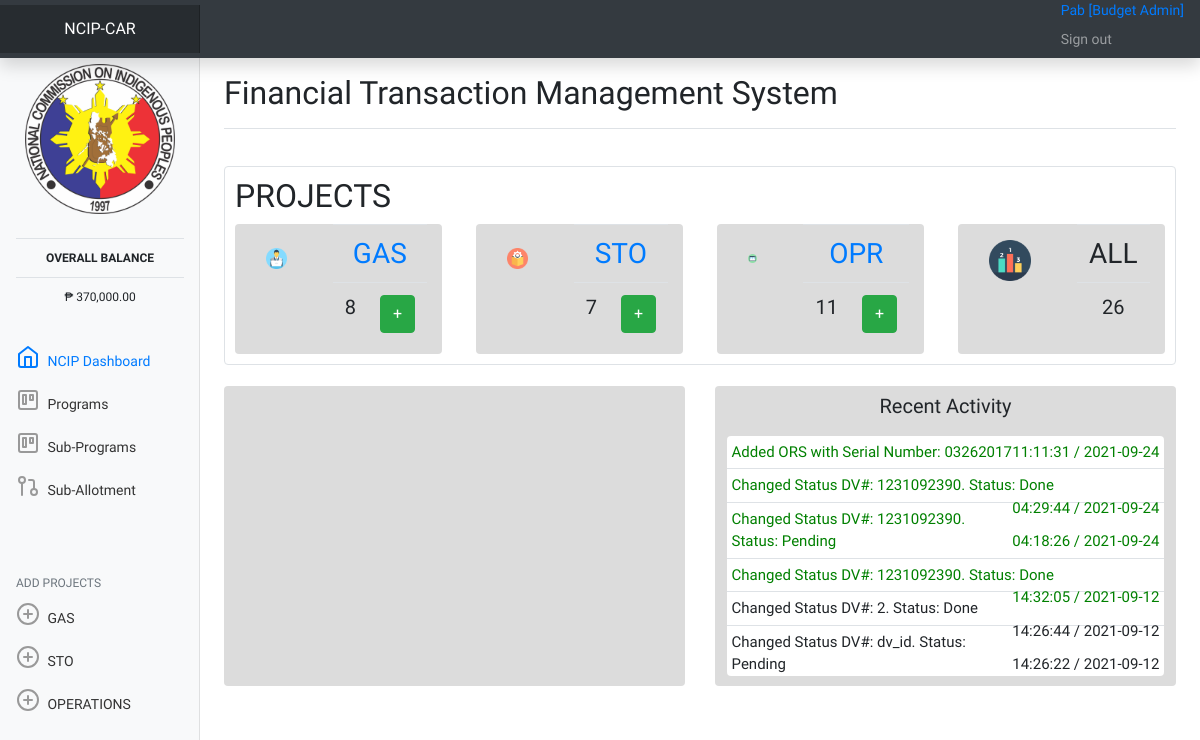
The page /index.php?o=home (signed in) on the database its author committed.
### tables this page shows
CREATE TABLE `user` (
  `user_id` int(11) NOT NULL,
  `name` varchar(155) NOT NULL,
  `username` varchar(155) NOT NULL,
  `password` varchar(155) NOT NULL,
  `position` varchar(155) NOT NULL,
  `authorization_id` int(11) NOT NULL
);

CREATE TABLE `activity` (
  `activity_id` int(11) NOT NULL,
  `activity` varchar(255) NOT NULL,
  `activity_time` time NOT NULL,
  `activity_date` date NOT NULL,
  `action` varchar(155) NOT NULL
);

### includes/header.php (shortened to what this page needs)
<!doctype html>
<html lang="en">
  <head>
<link href="assets/dist/css/bootstrap.min.css" rel="stylesheet">
    <link href="css/dashboard.css" rel="stylesheet">
	<link href="css/form-validation.css" rel="stylesheet">
	<link href="css/kurty.css" rel="stylesheet">
	<link href="css/loginpage.css" rel="stylesheet">
	<link href="css/bootstrap-toggle.css" rel="stylesheet">
	<link rel="stylesheet" href="css/jquery-ui.css">
<link rel="stylesheet" href="css/hierarchy-select.min.css">
<link href="https://maxcdn.bootstrapcdn.com/font-awesome/4.2.0/css/font-awesome.min.css" rel="stylesheet">
  </head>
  <body style="font-family: 'Blinker', sans-serif;">

### index.php (shortened to what this page needs)
<?php
include "includes/header.php";
include "php_actions/database_connect.php";
$name="";
$position="";
$auth_id="";
if(count($_COOKIE) > 0) {
	if(isset($_COOKIE['user'])) {
		$user_id = $_COOKIE['user'];
		$sql_user = "SELECT * FROM user WHERE user_id='$user_id';";
		$result_user = $connect->query($sql_user);
		if($result_user -> num_rows > 0){
			while($row_user = $result_user->fetch_assoc()){
				$position = $row_user['position'];
				$name = $row_user['name'];
				$auth_id=$row_user['authorization_id'];
			}
		}
	}
	else{
		header('Location: login_page.php');
		exit;
	}
}
else {
	header('Location: login_page.php');
	exit;
}
$sql_agency_budget = "SELECT SUM(agency_budget) AS budget_sum FROM agency";
$result_agency_budget = $connect->query($sql_agency_budget);
$agency_budget=0;
if ($result_agency_budget->num_rows > 0) {
			while($row_agency_budget = $result_agency_budget->fetch_assoc()) {
				$agency_budget = $row_agency_budget['budget_sum'];
			}
}
?>
    <nav class="navbar navbar-dark sticky-top bg-dark flex-md-nowrap p-0 shadow">
  <a class="navbar-brand col-md-3 col-lg-2 mr-0 px-3" href="#"><center>NCIP-CAR</center></a>
  <ul class="navbar-nav px-3">
	<li class="nav-item text-nowrap">
		<a href="#"><?php
			if(count($_COOKIE) > 0) {
			  echo $name." [".$position."]";
			} else {
			  echo "Cookies are disabled.";
			}
		?>
	</li>
    <li class="nav-item text-nowrap">
      <a class="nav-link" href="sign_out.php">Sign out</a>
    </li>
  </ul>
</nav>
<div class="container-fluid">
  <div class="row">
    <nav id="sidebarMenu" class="col-md-3 col-lg-2 d-md-block bg-light sidebar collapse">
      <div class="sidebar-sticky pt-3">
		<img class="d-block mx-auto mb-4" src="_images/ncip_logo1.png" alt="" width="150" height="150">
		<h6 class="sidebar-heading d-flex justify-content-between align-items-center px-3 mt-4 mb-1 text-muted">
		  <table class="table">
			<thead><tr><td style="text-align:center">
				<b>Overall Balance</b>
			</td></tr></thead>
			<tbody><tr><td style="text-align:center" class="user-select-all">
				&#8369; <?php echo number_format($agency_budget,2); ?>
			</td></tr></tbody>
		  </table>
        </h6>
        <ul class="nav flex-column">
          <li class="nav-item">
            <a class="nav-link <?php isActive('home'); ?>" href="index.php?o=home">
              <span data-feather="home"></span>
              NCIP Dashboard <span class="sr-only">(current)</span>
            </a>
          </li>
		  <?php
		  if($auth_id==1 || $auth_id==2){
		  ?>
		  <li class="nav-item">
            <a class="nav-link <?php isActive('programs_budget'); ?>" href="index.php?o=programs_budget">
              <span data-feather="trello"></span>
              Programs
            </a>
          </li>
		  <li class="nav-item">
            <a class="nav-link <?php isActive('sub_programs'); ?>" href="index.php?o=sub_programs">
              <span data-feather="trello"></span>
              Sub-Programs
            </a>
          </li>
		  <li class="nav-item">
            <a class="nav-link <?php isActive('sub_allotment'); ?>" href="index.php?o=sub_allotment">
              <span data-feather="git-pull-request"></span>
              Sub-Allotment
            </a>
          </li>
		  <?php }
		  ?>
        </ul>
		<?php if($auth_id==1 || $auth_id==2){
		?>
		<h6 class="sidebar-heading d-flex justify-content-between align-items-center px-3 mt-4 mb-1 text-muted">
          <span>Add Projects</span>
        </h6>
        <ul class="nav flex-column mb-2">
          <li class="nav-item">
            <a class="nav-link" href="#" data-toggle="modal" data-target="#gas_add_modal">
              <span data-feather="plus-circle"></span>
              GAS
            </a>
          </li>
          <li class="nav-item">
            <a class="nav-link" href="#" data-toggle="modal" data-target="#sto_add_modal">
              <span data-feather="plus-circle"></span>
              STO
            </a>
          </li>
		  <li class="nav-item">
            <a class="nav-link" href="#" data-toggle="modal" data-target="#operations_add_modal">
              <span data-feather="plus-circle"></span>
              OPERATIONS
            </a>
          </li>
        </ul>
		<?php }
		?>
      </div>
    </nav>
<main id="main_page" role="main" class="col-md-9 ml-sm-auto col-lg-10 px-md-4">
<?php
if(isset($_GET['o'])){
	if($_GET['o'] == 'home') {
		include 'home.php';
	}
}
else{
include 'home.php';
}
?>
</main>
  </div>
</div>
<?php
include "includes/footer.php";
function isActive($menu_name){
	if(isset($_GET['o'])){
		if($menu_name==$_GET['o']){
			echo "active";
		}
	}
}
?>

### home.php (shortened to what this page needs)
<?php
include "php_actions/database_connect.php";
$sql_gas = "SELECT * FROM specific_budget WHERE agency_id=1";
$sql_sto = "SELECT * FROM specific_budget WHERE agency_id=2";
$sql_operations = "SELECT * FROM specific_budget WHERE agency_id=3";
$sql_sub_operations = "SELECT * FROM sub_program_budget WHERE agency_id=3";
$gas_num=0;
$sto_num=0;
$opr_num_all=0;
	$result_gas = $connect->query($sql_gas);
	if ($result_gas->num_rows > 0) {
		$gas_num = $result_gas->num_rows;
	}
	$result_sto = $connect->query($sql_sto);
	if ($result_sto->num_rows > 0) {
		$sto_num = $result_sto->num_rows;
	}
	$result_opr = $connect->query($sql_operations);
	if ($result_opr->num_rows > 0) {
		$opr_num_all = $result_opr->num_rows;
		$result_sub_opr = $connect->query($sql_sub_operations);
		if ($result_sub_opr->num_rows > 0) {
			$opr_num_all += $result_sub_opr->num_rows;
		}
	}
?>
<div class="d-flex justify-content-between flex-wrap flex-md-nowrap align-items-center pt-3 pb-2 mb-3 border-bottom">
        <h1 class="h2">Financial Transaction Management System</h1>
      </div>
		<br>
<div class="container-fluid">
	<?php
		if($auth_id==1 || $auth_id == 2){ ?>
	<div class="row border rounded" style="padding: 10px;">
			<h2>PROJECTS</h2>
		<div class="col-md-12 d-flex justify-content-between">
			<div class="row mx-md-n10 rounded" style="background-color:#DCDCDC; height: 130px; width: 23%;">
				  <div class="col px-md-10">
				  <div class="p-3 h3"><img src="icon/025-conference-2.png" class="img-fluid" alt="Responsive image"></div>
				  </div>
				  <div class="col px-md-10">
				  <div class="">
					<table class="table">
						<thead><tr><td colspan=2 style="text-align:center">
							<a href="index.php?o=gas" style="text-decoration: none;">
								<b class="h3">GAS</b>
							</a>
						</td></tr></thead>
						<tbody>
						<tr>
						<td style="text-align:center" class="user-select-all h5">
							<?php echo $gas_num;?>
						</td>
						<td style="text-align:center" class="user-select-all h5">
							<?php
							if($auth_id==1 || $auth_id==2){
							?>
							<a href="#" data-toggle="modal" data-target="#gas_add_modal"><button type="button" class="btn btn-success">+</button></a>
							<?php } ?>
						</td>
						</tr>
						</tbody>
					</table>
				  </div>
				  </div>
			</div>
			<div class="row mx-md-n10 rounded" style="background-color:#DCDCDC; height: 130px; width: 23%;">
				<div class="col px-md-10">
				  <div class="p-3 h3 mx-auto"><img src="icon/029-box.png" class="img-fluid" alt="Responsive image"></div>
				  </div>
				  <div class="col px-md-10">
				  <div class="">
					<table class="table">
						<thead><tr><td colspan=2 style="text-align:center">
							<a href="index.php?o=sto" style="text-decoration: none;">
								<b class="h3">STO</b>
							</a>
						</td></tr></thead>
						<tbody><tr><td style="text-align:center" class="user-select-all h5">
							<?php echo $sto_num;?>
						</td>
						<td style="text-align:center" class="user-select-all h5">
							<?php
							if($auth_id==1 || $auth_id==2){
							?>
							<a href="#" data-toggle="modal" data-target="#sto_add_modal"><button type="button" class="btn btn-success">+</button></a>
							<?php } ?>
						</td>
						</tr></tbody>
					</table>
				  </div>
				  </div>
			</div>
			<div class="row mx-md-n10 rounded" style="background-color:#DCDCDC; height: 130px; width: 23%;">
				<div class="col px-md-10">
				  <div class="p-3 h3"><img src="icon/021-browser.png" class="img-fluid" alt="Responsive image"></div>
				  </div>
				  <div class="col px-md-10">
				  <div class="">
					<table class="table">
						<thead><tr><td colspan=2 style="text-align:center">
							<a href="index.php?o=operations" style="text-decoration: none;">
								<b class="h3">OPR</b>
							</a>
						</td></tr></thead>
						<tbody><tr><td style="text-align:center" class="user-select-all h5">
							<?php echo $opr_num_all;?>
						</td>
						<td style="text-align:center" class="user-select-all h5">
							<?php
							if($auth_id==1 || $auth_id==2){
							?>
							<a href="#" data-toggle="modal" data-target="#operations_add_modal"><button type="button" class="btn btn-success">+</button></a>
							<?php } ?>
						</td>
						</tr></tbody>
					</table>
				  </div>
				  </div>
			</div>
			<div class="row mx-md-n10 rounded" style="background-color:#DCDCDC; height: 130px; width: 23%;">
				<div class="col px-md-10">
				  <div class="p-3 h3"><img src="icon/065-podium.png" class="img-fluid"></div>
				  </div>
				  <div class="col px-md-10">
				  <div class="">
					<table class="table">
						<thead><tr><td style="text-align:center">
							<b class="h3">ALL</b>
						</td></tr></thead>
						<tbody><tr><td style="text-align:center" class="user-select-all h5">
							<?php echo $opr_num_all+$sto_num+$gas_num;?>
						</td></tr></tbody>
					</table>
				  </div>
				  </div>
			</div>
		</div>
	</div>
	<?php } ?>
	<br>
	<div class="row">
		<div class="col-md-12 d-flex justify-content-between">
			<div class="row mx-md-n10 rounded d-flex justify-content-around" style="background-color:#DCDCDC; height: 300px; width: 50%;">
			</div>
			<div class="row mx-md-n10 rounded" style="background-color:#DCDCDC; height: 300px; width: 50%;">
				<div class="mx-auto" style="font-size:20px; padding: 5px;">
					Recent Activity
				</div>
				<div class="mx-auto rounded" style="background-color:white; height:80%; width: 95%; overflow:scroll;">
				<?php
				$sql_activity = "SELECT * FROM activity ORDER BY activity_id DESC";
				$result_activity = $connect->query($sql_activity);
				if ($result_activity->num_rows > 0) {
					while($row_activity = $result_activity->fetch_assoc()){
				?>
					<div class="mx-auto border-bottom" style="font-size:15px; padding: 5px; <?php if($row_activity['action']=="Delete"){ echo "color: red;";} else if($row_activity['action']=="Add"){echo "color: green;";} else if($row_activity['action']=="Edit"){echo "color: blue;";} ?>">
						<?php
						echo  $row_activity['activity'];
						echo "<span style='float:right;'>".$row_activity['activity_time']." / ".$row_activity['activity_date']."</span>";
						?>
					</div>
				<?php
					}
				}
				?>
				</div>
			</div>
		</div>
	</div>
</div>

### includes/footer.php (shortened to what this page needs)
</body>
</html>

### css/dashboard.css (style rules this page uses)
body { font-size: .875rem; }
.feather { width: 24px; height: 24px; vertical-align: text-bottom; }
.sidebar { position: fixed; top: 0; bottom: 0; left: 0; z-index: 100; padding: 48px 0 0; box-shadow: inset -1px 0 0 rgba(0, 0, 0, .1); }
.sidebar-sticky { position: relative; top: 0; height: calc(100vh - 48px); padding-top: .5rem; overflow-x: hidden; overflow-y: auto; }
.sidebar .nav-link { font-weight: 500; color: #333; }
.sidebar .nav-link .feather { margin-right: 4px; color: #999; }
.sidebar .nav-link.active { color: #007bff; }
.sidebar .nav-link:hover .feather, .sidebar .nav-link.active .feather { color: inherit; }
.sidebar-heading { font-size: .75rem; text-transform: uppercase; }
.navbar-brand { padding-top: .75rem; padding-bottom: .75rem; font-size: 1rem; background-color: rgba(0, 0, 0, .25); box-shadow: inset -1px 0 0 rgba(0, 0, 0, .25); }

### includes/header.php (style rules this page uses)
table { border-collapse: collapse; width: 100%; }
th, td { padding: 8px 16px; }

### rows shown on the page
user: name "Pab", position "Budget Admin"
activity: activity "Added ORS with Serial Number: 03262017", activity_time "11:11:31", activity_date "2021-09-24"
activity: activity "Changed Status DV#: 1231092390. Status: Done", activity_time "04:29:44", activity_date "2021-09-24"
activity: activity "Changed Status DV#: 1231092390. Status: Pending", activity_time "04:18:26", activity_date "2021-09-24"
activity: activity "Changed Status DV#: 1231092390. Status: Done", activity_time "14:32:05", activity_date "2021-09-12"
activity: activity "Changed Status DV#: 2. Status: Done", activity_time "14:26:44", activity_date "2021-09-12"
activity: activity "Changed Status DV#: dv_id. Status: Pending", activity_time "14:26:22", activity_date "2021-09-12"

### other values the page prints
$agency_budget "370,000.00"
$gas_num "8"
$sto_num "7"
$opr_num_all "11"
$opr_num_all+$sto_num+$gas_num "26"
